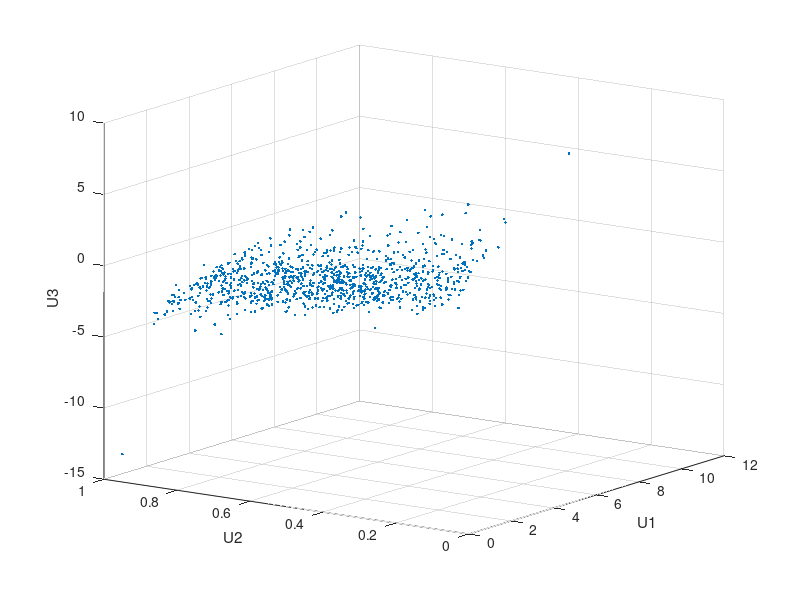

Recreate this plot in MATLAB. (Note: this script raises an error after producing the figure.)
subplot(1,1,1);
n = 1000;
Rho = [1 .4 .2; .4 1 -.8; .2 -.8 1];
Z = mvnrnd([0 0 0], Rho, n);
U = normcdf(Z,0,1);
X = [gaminv(U(:,1),2,1) betainv(U(:,2),2,2) tinv(U(:,3),5)];
plot3(X(:,1),X(:,2),X(:,3),'.');
grid on; view([-55, 15]);
xlabel('U1'); ylabel('U2'); zlabel('U3');

Sigma = [ 0.002838946 , -0.000544013, -4.7455E-05; ...
         -0.000544013,  0.022700991,  0.000282068; ...
         -4.7455E-05 ,  0.000282068,  0.000368527 ];

     
data = xlsread('C:\Users\maitreyi\Desktop\copula\data_copula.xlsx');


		
data = csvread('C:\Users\maitreyi\Desktop\copula\data_copula.csv');
Sigma = cov(data);


weights = [1,1,1]/3;

high20 = [0.1180, 0.1240,0.0920,0.1190,0.1400,0.1160,0.1240,0.1160,0.1070,0.0890,0.1130,0.1020,0.1160,0.1200,0.1160,0.1340,0.1040,0.059, 0.031];
bond = [5.87, 7.09, 6.57, 6.44, 6.35, 5.26, 5.65, 6.03, 5.02, 4.61, 4.01, 4.27, 4.29, 4.80, 4.63, 3.66, 3.26, 3.22, 2.78]/100;
sp = [.086253758, 0.019507983, 0.176577907, 0.237724286, 0.302654735, 0.242801369, 0.222782128, 0.075256342, -0.163282465, -0.167679914, -0.028885043, 0.171378842, 0.067730951, 0.085509803, 0.127230133, -0.174080518, -0.222935314, 0.20243658, 0.111994175];

sample_covariance = cov([ high20', bond', sp' ]);
sample_mean = mean([ high20', bond', sp' ],1);

portfolio_sd = weights * sample_covariance * weights';
portfolio_mean = sample_mean * weights';
var95 = portfolio_mean - 1.65 * portfolio_sd;


scaled_high20 =( high20 - min(high20))/(max(high20) - min(high20));

alpha1 = 2.2458;
alpha2 = 0.74438;

lower = 2.5406/100;
upper = 7.3294/100;

bond_quantile = (bond - lower)/(upper - lower);
high20_quantile = betainv(scaled_high20, alpha1, alpha2);

covar_matrix = cov( [high20' bond']);
bond_normal = mvnorminv(bond, bond_mean, bond_var);




